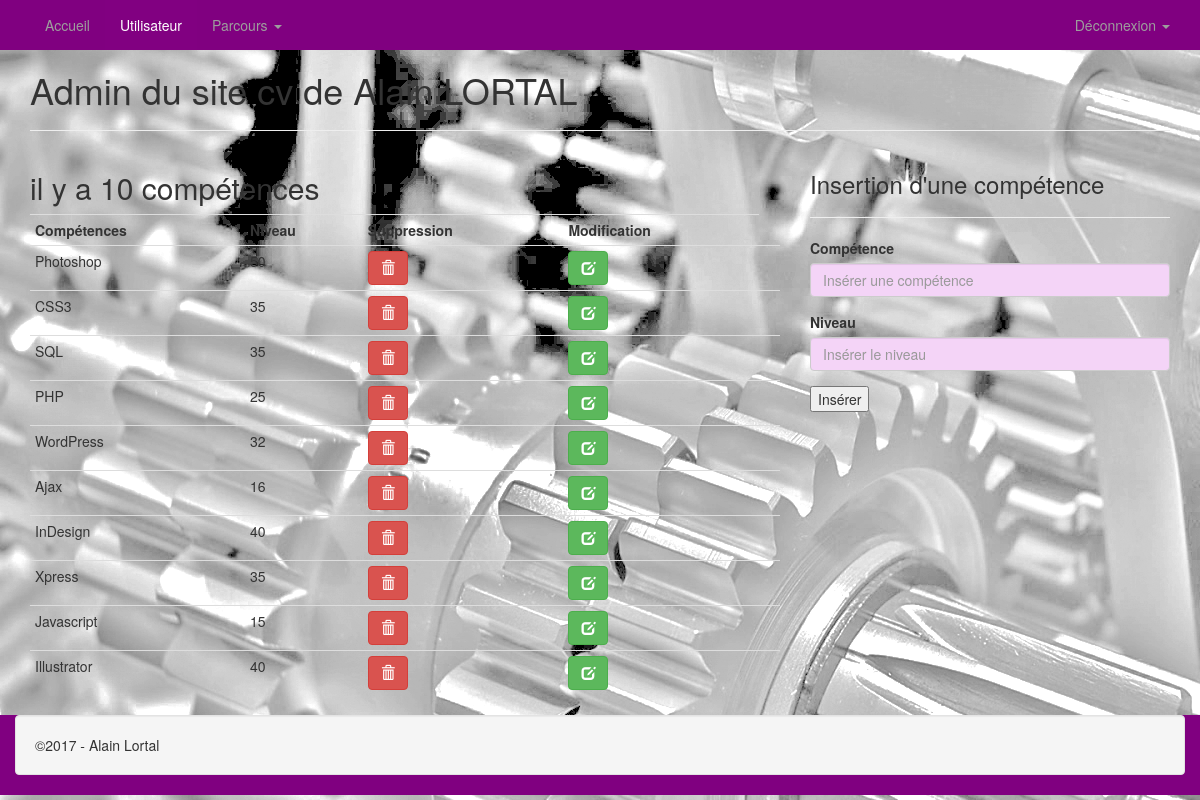
The page /admin/competences.php (signed in) on the database as committed earlier.
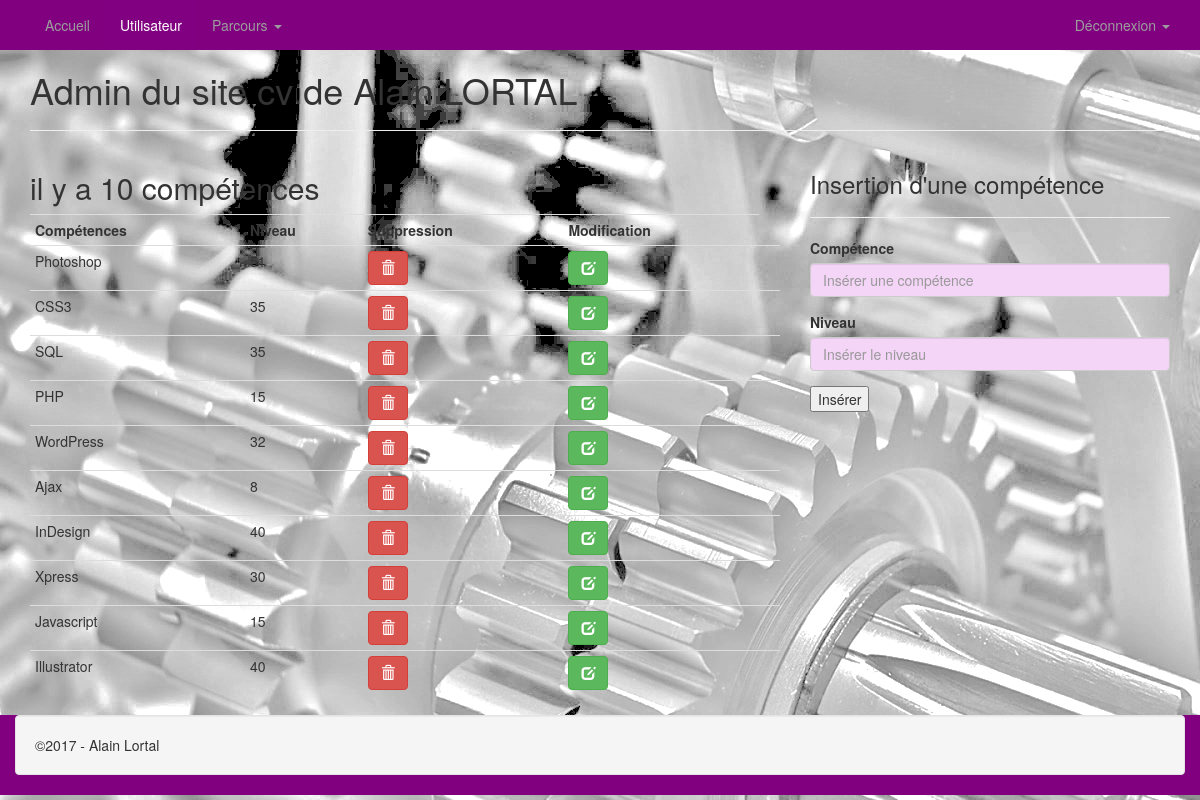
The same page on the database as committed later.
### tables this page shows
CREATE TABLE `t_competences` (
  `id_competence` int(3) NOT NULL,
  `competence` varchar(30) NOT NULL,
  `c_niveau` int(3) NOT NULL,
  `utilisateur_id` int(3) NOT NULL
);

### admin/competences.php (the view, shortened to what this page needs)
 <?php require 'connexion.php';
?>
<!Doctype html>
<html lang="fr">
<head>
	<?php
		$sql = $pdoCV -> query("SELECT * FROM t_utilisateurs WHERE id_utilisateur = '1' ");
		$ligne_utilisateur = $sql -> fetch(PDO::FETCH_ASSOC);
	?>
    <link href="css/bootstrap.min.css" rel="stylesheet">
	<link href="css/styleadmin.css" rel="stylesheet">
</head>
<html>
	<body>
	<?php include('inc/navbar.php');?>
	<section>
      	<div class="container">
			<h1>Admin du site cv de <?php echo($ligne_utilisateur['prenom'].' '.$ligne_utilisateur['nom']); ?></h1>
				<hr>
				<?php
						$sql = $pdoCV->prepare("SELECT * FROM t_competences WHERE utilisateur_id='1'");
						$sql->execute();
						$nbr_competences = $sql->rowCount();
				?>
				<div class="row">
		        	<div class="col-md-8">
						<h2> il y a <?php echo $nbr_competences; ?> compétences</h2>
						<table class="table table-hover table-condensed">
							<tr>
								<th>Compétences</th>
								<th>Niveau</th>
								<th>Suppression</th>
								<th>Modification</th>
							</tr>
							<tr>
								<?php while ($ligne_competence = $sql->fetch()){ ?>
								<td><?php echo $ligne_competence['competence']; ?></td>
								<td><?php echo $ligne_competence['c_niveau']; ?></td>
								<td><a href="competences.php?id_competence=<?php echo $ligne_competence['id_competence']; ?> "><button type= "button" class="btn btn-danger"><span class="glyphicon glyphicon-trash"></span></button></a></td>
								<td><a href="modif_competence.php?id_competence=<?php echo $ligne_competence['id_competence']; ?> "><button type= "button" class="btn btn-success"><span class="glyphicon glyphicon-edit"></span></button></a></td>
								<td></td>
							</tr>
							<?php } ?>
						</table>
					</div>
					<div class="col-md-4">
		    			<table class="table table-hover table-condensed">
							<h3>Insertion d'une compétence</h3>
							<hr>
							<div class="form-group">
								<form action="competences.php" method="post">
									<label for="competence">Compétence</label>
									<input type="text" name="competence" id="competence" placeholder="Insérer une compétence" class="form-control">
							</div>
							<div class="form-group">
									<label for="niveau">Niveau</label>
									<input type="text" name="c_niveau" id="c_niveau" placeholder="Insérer le niveau" class="form-control">
							</div>
							<div>
								<input type="submit" value="Insérer">
							</div>
						</table>
					</div>
					</div>
				</div>
		</section>
		<?php include('inc/footer.php');?>
	</body>
</html>

Rows that differ between the two databases and show on the page:
changed t_competences "Photoshop": c_niveau "50" → "51"
changed t_competences "PHP": c_niveau "25" → "15"
changed t_competences "Ajax": c_niveau "16" → "8"
changed t_competences "Xpress": c_niveau "35" → "30"
